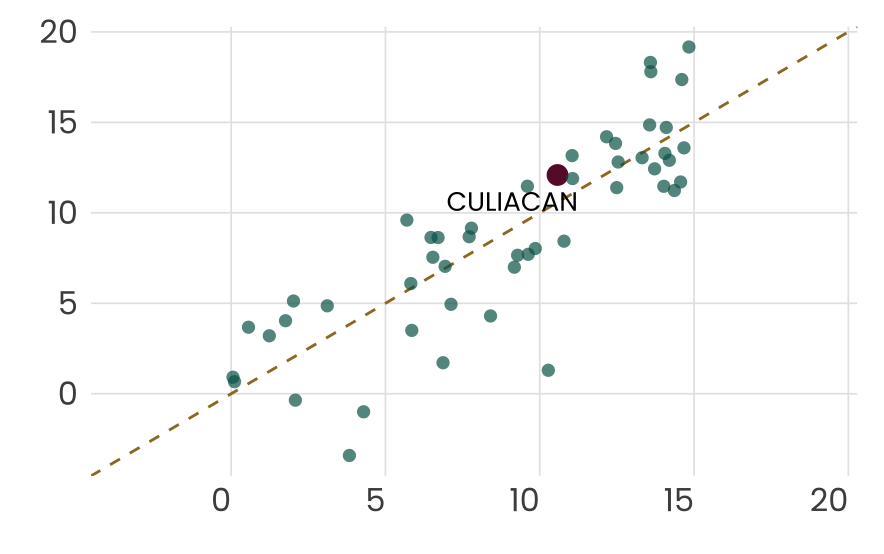

Source code (R):
#------------------------------------------------------------------------------#
# Proyecto:                        Scatter plot
#
# Responble: Tabata
# Fecha de creación: 14 de abril de 2025 
# Última actualización: 30 de abril de 2025
#------------------------------------------------------------------------------#
#-------------------------------------------------------------------------------


#------------------------------------------------------------------------------#
# 00. Configuración inicial ---------------------------------------------------#
#------------------------------------------------------------------------------#

# Librerías 
require(pacman)
pacman::p_load(tidyverse, sf, scales, biscale, cowplot, RColorBrewer, 
               viridis, lubridate, showtext, ggrepel)

#------------------------------------------------------------------------------#
#------------------------------------------------------------------------------#
#------------------------------------------------------------------------------#

# Simular datos
set.seed(42)
n <- 50

sim_mun <- tibble(
  cve_municipio = paste("MUN", sprintf("%02d", 1:n)),
  promedio_diario_2023_2024 = runif(n, 0, 15),
  promedio_diario_2024_2025 = promedio_diario_2023_2024 + rnorm(n, 0, 3)
)

sim_mun$cve_municipio[10] <- "CULIACAN"

# Clasificación solo para Culiacán
sim_mun <- sim_mun %>%
  mutate(
    is_culiacan = cve_municipio == "CULIACAN",
    color_cat = ifelse(is_culiacan, "Culiacán", "Normal"),
    alpha_cat = ifelse(is_culiacan, 1, 0.7),
    size_cat = ifelse(is_culiacan, 3.5, 2)
  )

# Límites
lim_min <- min(sim_mun$promedio_diario_2023_2024, sim_mun$promedio_diario_2024_2025)
lim_max <- max(sim_mun$promedio_diario_2023_2024, sim_mun$promedio_diario_2024_2025)

# Colores
colores <- c(
  "Culiacán" = "#671435",
  "Normal"   = "#006157"
)

# Gráfica
graf5 <- ggplot(sim_mun, aes(x = promedio_diario_2023_2024, y = promedio_diario_2024_2025)) +
  geom_abline(slope = 1, intercept = 0, color = "#9D792A", linetype = "dashed") +
  geom_point(aes(color = color_cat, alpha = alpha_cat, size = size_cat), shape = 16) +
  geom_vline(xintercept = 0, color = "gray30", linewidth = 0.4) +
  geom_hline(yintercept = 0, color = "gray30", linewidth = 0.4) +
  geom_text_repel(
    data = sim_mun %>% filter(is_culiacan),  # Solo etiqueta a Culiacán
    aes(label = cve_municipio),
    family = "Poppins", fontface = "bold", size = 3.5,
    box.padding = 0.4, max.overlaps = 10
  ) +
  scale_color_manual(values = colores) +
  scale_alpha_identity() +
  scale_size_identity() +
  scale_x_continuous(limits = c(lim_min, lim_max), labels = comma_format()) +
  scale_y_continuous(limits = c(lim_min, lim_max), labels = comma_format()) +
  tema_estilo_multilinea() +
  theme(
    legend.position = "none",
    plot.margin = margin(10, 10, 10, 10),
      axis.text.x = element_text(angle = 0, vjust = 1, hjust = 1)
  )

# Mostrar
print(graf5)
